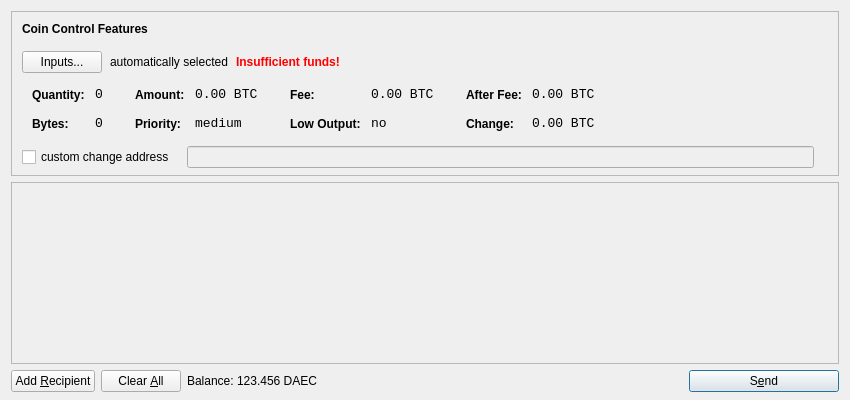
<?xml version="1.0" encoding="UTF-8"?>
<ui version="4.0">
 <class>SendCoinsDialog</class>
 <widget class="QDialog" name="SendCoinsDialog">
  <property name="geometry">
   <rect>
    <x>0</x>
    <y>0</y>
    <width>850</width>
    <height>400</height>
   </rect>
  </property>
  <property name="windowTitle">
   <string>Send Coins</string>
  </property>
  <layout class="QVBoxLayout" name="verticalLayout" stretch="0,1,0">
   <property name="bottomMargin">
    <number>8</number>
   </property>
   <item>
    <widget class="QFrame" name="frameCoinControl">
     <property name="sizePolicy">
      <sizepolicy hsizetype="Expanding" vsizetype="Expanding">
       <horstretch>0</horstretch>
       <verstretch>0</verstretch>
      </sizepolicy>
     </property>
     <property name="maximumSize">
      <size>
       <width>16777215</width>
       <height>16777215</height>
      </size>
     </property>
     <property name="frameShape">
      <enum>QFrame::StyledPanel</enum>
     </property>
     <property name="frameShadow">
      <enum>QFrame::Sunken</enum>
     </property>
     <layout class="QVBoxLayout" name="verticalLayoutCoinControl2">
      <property name="spacing">
       <number>-1</number>
      </property>
      <property name="leftMargin">
       <number>0</number>
      </property>
      <property name="topMargin">
       <number>0</number>
      </property>
      <property name="rightMargin">
       <number>0</number>
      </property>
      <property name="bottomMargin">
       <number>6</number>
      </property>
      <item>
       <layout class="QVBoxLayout" name="verticalLayoutCoinControl" stretch="0,0,0,0,1">
        <property name="spacing">
         <number>0</number>
        </property>
        <property name="leftMargin">
         <number>10</number>
        </property>
        <property name="topMargin">
         <number>10</number>
        </property>
        <item>
         <layout class="QHBoxLayout" name="horizontalLayoutCoinControl1">
          <property name="bottomMargin">
           <number>15</number>
          </property>
          <item>
           <widget class="QLabel" name="labelCoinControlFeatures">
            <property name="sizePolicy">
             <sizepolicy hsizetype="Preferred" vsizetype="Maximum">
              <horstretch>0</horstretch>
              <verstretch>0</verstretch>
             </sizepolicy>
            </property>
            <property name="font">
             <font>
              <weight>75</weight>
              <bold>true</bold>
             </font>
            </property>
            <property name="styleSheet">
             <string notr="true">font-weight:bold;</string>
            </property>
            <property name="text">
             <string>Coin Control Features</string>
            </property>
           </widget>
          </item>
         </layout>
        </item>
        <item>
         <layout class="QHBoxLayout" name="horizontalLayoutCoinControl2" stretch="0,0,0,0">
          <property name="spacing">
           <number>8</number>
          </property>
          <property name="bottomMargin">
           <number>10</number>
          </property>
          <item>
           <widget class="QPushButton" name="pushButtonCoinControl">
            <property name="styleSheet">
             <string notr="true"/>
            </property>
            <property name="text">
             <string>Inputs...</string>
            </property>
           </widget>
          </item>
          <item>
           <widget class="QLabel" name="labelCoinControlAutomaticallySelected">
            <property name="text">
             <string>automatically selected</string>
            </property>
            <property name="margin">
             <number>5</number>
            </property>
           </widget>
          </item>
          <item>
           <widget class="QLabel" name="labelCoinControlInsuffFunds">
            <property name="font">
             <font>
              <weight>75</weight>
              <bold>true</bold>
             </font>
            </property>
            <property name="styleSheet">
             <string notr="true">color:red;font-weight:bold;</string>
            </property>
            <property name="text">
             <string>Insufficient funds!</string>
            </property>
            <property name="margin">
             <number>5</number>
            </property>
           </widget>
          </item>
          <item>
           <spacer name="horizontalSpacerCoinControl">
            <property name="orientation">
             <enum>Qt::Horizontal</enum>
            </property>
            <property name="sizeHint" stdset="0">
             <size>
              <width>40</width>
              <height>1</height>
             </size>
            </property>
           </spacer>
          </item>
         </layout>
        </item>
        <item>
         <widget class="QWidget" name="widgetCoinControl" native="true">
          <property name="sizePolicy">
           <sizepolicy hsizetype="Preferred" vsizetype="Preferred">
            <horstretch>0</horstretch>
            <verstretch>0</verstretch>
           </sizepolicy>
          </property>
          <property name="minimumSize">
           <size>
            <width>0</width>
            <height>0</height>
           </size>
          </property>
          <property name="styleSheet">
           <string notr="true"/>
          </property>
          <layout class="QHBoxLayout" name="horizontalLayoutCoinControl5">
           <property name="margin">
            <number>0</number>
           </property>
           <item>
            <layout class="QHBoxLayout" name="horizontalLayoutCoinControl3" stretch="0,0,0,1">
             <property name="spacing">
              <number>20</number>
             </property>
             <property name="topMargin">
              <number>0</number>
             </property>
             <property name="bottomMargin">
              <number>10</number>
             </property>
             <item>
              <layout class="QFormLayout" name="formLayoutCoinControl1">
               <property name="horizontalSpacing">
                <number>10</number>
               </property>
               <property name="verticalSpacing">
                <number>14</number>
               </property>
               <property name="leftMargin">
                <number>10</number>
               </property>
               <property name="topMargin">
                <number>4</number>
               </property>
               <property name="rightMargin">
                <number>6</number>
               </property>
               <item row="0" column="0">
                <widget class="QLabel" name="labelCoinControlQuantityText">
                 <property name="styleSheet">
                  <string notr="true">font-weight:bold;</string>
                 </property>
                 <property name="text">
                  <string>Quantity:</string>
                 </property>
                 <property name="margin">
                  <number>0</number>
                 </property>
                </widget>
               </item>
               <item row="0" column="1">
                <widget class="QLabel" name="labelCoinControlQuantity">
                 <property name="font">
                  <font>
                   <family>Monospace</family>
                   <pointsize>10</pointsize>
                  </font>
                 </property>
                 <property name="cursor">
                  <cursorShape>IBeamCursor</cursorShape>
                 </property>
                 <property name="contextMenuPolicy">
                  <enum>Qt::ActionsContextMenu</enum>
                 </property>
                 <property name="text">
                  <string notr="true">0</string>
                 </property>
                 <property name="margin">
                  <number>0</number>
                 </property>
                 <property name="textInteractionFlags">
                  <set>Qt::LinksAccessibleByMouse|Qt::TextSelectableByKeyboard|Qt::TextSelectableByMouse</set>
                 </property>
                </widget>
               </item>
               <item row="1" column="0">
                <widget class="QLabel" name="labelCoinControlBytesText">
                 <property name="styleSheet">
                  <string notr="true">font-weight:bold;</string>
                 </property>
                 <property name="text">
                  <string>Bytes:</string>
                 </property>
                </widget>
               </item>
               <item row="1" column="1">
                <widget class="QLabel" name="labelCoinControlBytes">
                 <property name="font">
                  <font>
                   <family>Monospace</family>
                   <pointsize>10</pointsize>
                  </font>
                 </property>
                 <property name="cursor">
                  <cursorShape>IBeamCursor</cursorShape>
                 </property>
                 <property name="contextMenuPolicy">
                  <enum>Qt::ActionsContextMenu</enum>
                 </property>
                 <property name="text">
                  <string notr="true">0</string>
                 </property>
                 <property name="textInteractionFlags">
                  <set>Qt::LinksAccessibleByMouse|Qt::TextSelectableByKeyboard|Qt::TextSelectableByMouse</set>
                 </property>
                </widget>
               </item>
              </layout>
             </item>
             <item>
              <layout class="QFormLayout" name="formLayoutCoinControl2">
               <property name="horizontalSpacing">
                <number>10</number>
               </property>
               <property name="verticalSpacing">
                <number>14</number>
               </property>
               <property name="leftMargin">
                <number>6</number>
               </property>
               <property name="topMargin">
                <number>4</number>
               </property>
               <property name="rightMargin">
                <number>6</number>
               </property>
               <item row="0" column="0">
                <widget class="QLabel" name="labelCoinControlAmountText">
                 <property name="styleSheet">
                  <string notr="true">font-weight:bold;</string>
                 </property>
                 <property name="text">
                  <string>Amount:</string>
                 </property>
                 <property name="margin">
                  <number>0</number>
                 </property>
                </widget>
               </item>
               <item row="0" column="1">
                <widget class="QLabel" name="labelCoinControlAmount">
                 <property name="font">
                  <font>
                   <family>Monospace</family>
                   <pointsize>10</pointsize>
                  </font>
                 </property>
                 <property name="cursor">
                  <cursorShape>IBeamCursor</cursorShape>
                 </property>
                 <property name="contextMenuPolicy">
                  <enum>Qt::ActionsContextMenu</enum>
                 </property>
                 <property name="text">
                  <string notr="true">0.00 BTC</string>
                 </property>
                 <property name="textInteractionFlags">
                  <set>Qt::LinksAccessibleByMouse|Qt::TextSelectableByKeyboard|Qt::TextSelectableByMouse</set>
                 </property>
                </widget>
               </item>
               <item row="1" column="0">
                <widget class="QLabel" name="labelCoinControlPriorityText">
                 <property name="styleSheet">
                  <string notr="true">font-weight:bold;</string>
                 </property>
                 <property name="text">
                  <string>Priority:</string>
                 </property>
                </widget>
               </item>
               <item row="1" column="1">
                <widget class="QLabel" name="labelCoinControlPriority">
                 <property name="font">
                  <font>
                   <family>Monospace</family>
                   <pointsize>10</pointsize>
                  </font>
                 </property>
                 <property name="cursor">
                  <cursorShape>IBeamCursor</cursorShape>
                 </property>
                 <property name="contextMenuPolicy">
                  <enum>Qt::ActionsContextMenu</enum>
                 </property>
                 <property name="text">
                  <string>medium</string>
                 </property>
                 <property name="textInteractionFlags">
                  <set>Qt::LinksAccessibleByMouse|Qt::TextSelectableByKeyboard|Qt::TextSelectableByMouse</set>
                 </property>
                </widget>
               </item>
              </layout>
             </item>
             <item>
              <layout class="QFormLayout" name="formLayoutCoinControl3">
               <property name="horizontalSpacing">
                <number>10</number>
               </property>
               <property name="verticalSpacing">
                <number>14</number>
               </property>
               <property name="leftMargin">
                <number>6</number>
               </property>
               <property name="topMargin">
                <number>4</number>
               </property>
               <property name="rightMargin">
                <number>6</number>
               </property>
               <item row="0" column="0">
                <widget class="QLabel" name="labelCoinControlFeeText">
                 <property name="styleSheet">
                  <string notr="true">font-weight:bold;</string>
                 </property>
                 <property name="text">
                  <string>Fee:</string>
                 </property>
                 <property name="margin">
                  <number>0</number>
                 </property>
                </widget>
               </item>
               <item row="0" column="1">
                <widget class="QLabel" name="labelCoinControlFee">
                 <property name="font">
                  <font>
                   <family>Monospace</family>
                   <pointsize>10</pointsize>
                  </font>
                 </property>
                 <property name="cursor">
                  <cursorShape>IBeamCursor</cursorShape>
                 </property>
                 <property name="contextMenuPolicy">
                  <enum>Qt::ActionsContextMenu</enum>
                 </property>
                 <property name="text">
                  <string notr="true">0.00 BTC</string>
                 </property>
                 <property name="textInteractionFlags">
                  <set>Qt::LinksAccessibleByMouse|Qt::TextSelectableByKeyboard|Qt::TextSelectableByMouse</set>
                 </property>
                </widget>
               </item>
               <item row="1" column="0">
                <widget class="QLabel" name="labelCoinControlLowOutputText">
                 <property name="styleSheet">
                  <string notr="true">font-weight:bold;</string>
                 </property>
                 <property name="text">
                  <string>Low Output:</string>
                 </property>
                </widget>
               </item>
               <item row="1" column="1">
                <widget class="QLabel" name="labelCoinControlLowOutput">
                 <property name="font">
                  <font>
                   <family>Monospace</family>
                   <pointsize>10</pointsize>
                  </font>
                 </property>
                 <property name="cursor">
                  <cursorShape>IBeamCursor</cursorShape>
                 </property>
                 <property name="contextMenuPolicy">
                  <enum>Qt::ActionsContextMenu</enum>
                 </property>
                 <property name="text">
                  <string>no</string>
                 </property>
                 <property name="textInteractionFlags">
                  <set>Qt::LinksAccessibleByMouse|Qt::TextSelectableByKeyboard|Qt::TextSelectableByMouse</set>
                 </property>
                </widget>
               </item>
              </layout>
             </item>
             <item>
              <layout class="QFormLayout" name="formLayoutCoinControl4">
               <property name="horizontalSpacing">
                <number>10</number>
               </property>
               <property name="verticalSpacing">
                <number>14</number>
               </property>
               <property name="leftMargin">
                <number>6</number>
               </property>
               <property name="topMargin">
                <number>4</number>
               </property>
               <property name="rightMargin">
                <number>6</number>
               </property>
               <item row="0" column="0">
                <widget class="QLabel" name="labelCoinControlAfterFeeText">
                 <property name="styleSheet">
                  <string notr="true">font-weight:bold;</string>
                 </property>
                 <property name="text">
                  <string>After Fee:</string>
                 </property>
                 <property name="margin">
                  <number>0</number>
                 </property>
                </widget>
               </item>
               <item row="0" column="1">
                <widget class="QLabel" name="labelCoinControlAfterFee">
                 <property name="font">
                  <font>
                   <family>Monospace</family>
                   <pointsize>10</pointsize>
                  </font>
                 </property>
                 <property name="cursor">
                  <cursorShape>IBeamCursor</cursorShape>
                 </property>
                 <property name="contextMenuPolicy">
                  <enum>Qt::ActionsContextMenu</enum>
                 </property>
                 <property name="text">
                  <string notr="true">0.00 BTC</string>
                 </property>
                 <property name="textInteractionFlags">
                  <set>Qt::LinksAccessibleByMouse|Qt::TextSelectableByKeyboard|Qt::TextSelectableByMouse</set>
                 </property>
                </widget>
               </item>
               <item row="1" column="0">
                <widget class="QLabel" name="labelCoinControlChangeText">
                 <property name="styleSheet">
                  <string notr="true">font-weight:bold;</string>
                 </property>
                 <property name="text">
                  <string>Change:</string>
                 </property>
                </widget>
               </item>
               <item row="1" column="1">
                <widget class="QLabel" name="labelCoinControlChange">
                 <property name="font">
                  <font>
                   <family>Monospace</family>
                   <pointsize>10</pointsize>
                  </font>
                 </property>
                 <property name="cursor">
                  <cursorShape>IBeamCursor</cursorShape>
                 </property>
                 <property name="contextMenuPolicy">
                  <enum>Qt::ActionsContextMenu</enum>
                 </property>
                 <property name="text">
                  <string notr="true">0.00 BTC</string>
                 </property>
                 <property name="textInteractionFlags">
                  <set>Qt::LinksAccessibleByMouse|Qt::TextSelectableByKeyboard|Qt::TextSelectableByMouse</set>
                 </property>
                </widget>
               </item>
              </layout>
             </item>
            </layout>
           </item>
          </layout>
         </widget>
        </item>
        <item>
         <layout class="QHBoxLayout" name="horizontalLayoutCoinControl4" stretch="0,0,0">
          <property name="spacing">
           <number>12</number>
          </property>
          <property name="sizeConstraint">
           <enum>QLayout::SetDefaultConstraint</enum>
          </property>
          <property name="topMargin">
           <number>5</number>
          </property>
          <property name="rightMargin">
           <number>5</number>
          </property>
          <item>
           <widget class="QCheckBox" name="checkBoxCoinControlChange">
            <property name="text">
             <string>custom change address</string>
            </property>
           </widget>
          </item>
          <item>
           <widget class="QLineEdit" name="lineEditCoinControlChange">
            <property name="enabled">
             <bool>false</bool>
            </property>
            <property name="sizePolicy">
             <sizepolicy hsizetype="Expanding" vsizetype="Fixed">
              <horstretch>0</horstretch>
              <verstretch>0</verstretch>
             </sizepolicy>
            </property>
           </widget>
          </item>
          <item>
           <widget class="QLabel" name="labelCoinControlChangeLabel">
            <property name="sizePolicy">
             <sizepolicy hsizetype="Preferred" vsizetype="Expanding">
              <horstretch>0</horstretch>
              <verstretch>0</verstretch>
             </sizepolicy>
            </property>
            <property name="minimumSize">
             <size>
              <width>0</width>
              <height>0</height>
             </size>
            </property>
            <property name="text">
             <string/>
            </property>
            <property name="margin">
             <number>3</number>
            </property>
           </widget>
          </item>
         </layout>
        </item>
        <item>
         <spacer name="verticalSpacerCoinControl">
          <property name="orientation">
           <enum>Qt::Vertical</enum>
          </property>
          <property name="sizeHint" stdset="0">
           <size>
            <width>800</width>
            <height>1</height>
           </size>
          </property>
         </spacer>
        </item>
       </layout>
      </item>
     </layout>
    </widget>
   </item>
   <item>
    <widget class="QScrollArea" name="scrollArea">
     <property name="widgetResizable">
      <bool>true</bool>
     </property>
     <widget class="QWidget" name="scrollAreaWidgetContents">
      <property name="geometry">
       <rect>
        <x>0</x>
        <y>0</y>
        <width>830</width>
        <height>165</height>
       </rect>
      </property>
      <layout class="QVBoxLayout" name="verticalLayout_2">
       <property name="margin">
        <number>0</number>
       </property>
       <item>
        <layout class="QVBoxLayout" name="entries">
         <property name="spacing">
          <number>6</number>
         </property>
        </layout>
       </item>
       <item>
        <spacer name="verticalSpacer">
         <property name="orientation">
          <enum>Qt::Vertical</enum>
         </property>
         <property name="sizeHint" stdset="0">
          <size>
           <width>20</width>
           <height>40</height>
          </size>
         </property>
        </spacer>
       </item>
      </layout>
     </widget>
    </widget>
   </item>
   <item>
    <layout class="QHBoxLayout" name="horizontalLayout">
     <item>
      <widget class="QPushButton" name="addButton">
       <property name="toolTip">
        <string>Send to multiple recipients at once</string>
       </property>
       <property name="text">
        <string>Add &amp;Recipient</string>
       </property>
       <property name="icon">
        <iconset resource="../bitcoin.qrc">
         <normaloff>:/icons/add</normaloff>:/icons/add</iconset>
       </property>
       <property name="autoDefault">
        <bool>false</bool>
       </property>
      </widget>
     </item>
     <item>
      <widget class="QPushButton" name="clearButton">
       <property name="sizePolicy">
        <sizepolicy hsizetype="Minimum" vsizetype="Fixed">
         <horstretch>0</horstretch>
         <verstretch>0</verstretch>
        </sizepolicy>
       </property>
       <property name="toolTip">
        <string>Remove all transaction fields</string>
       </property>
       <property name="text">
        <string>Clear &amp;All</string>
       </property>
       <property name="icon">
        <iconset resource="../bitcoin.qrc">
         <normaloff>:/icons/remove</normaloff>:/icons/remove</iconset>
       </property>
       <property name="autoRepeatDelay">
        <number>300</number>
       </property>
       <property name="autoDefault">
        <bool>false</bool>
       </property>
      </widget>
     </item>
     <item>
      <layout class="QHBoxLayout" name="horizontalLayout_2">
       <property name="spacing">
        <number>3</number>
       </property>
       <item>
        <widget class="QLabel" name="label">
         <property name="text">
          <string>Balance:</string>
         </property>
        </widget>
       </item>
       <item>
        <widget class="QLabel" name="labelBalance">
         <property name="cursor">
          <cursorShape>IBeamCursor</cursorShape>
         </property>
         <property name="text">
          <string>123.456 DAEC</string>
         </property>
         <property name="textInteractionFlags">
          <set>Qt::LinksAccessibleByMouse|Qt::TextSelectableByKeyboard|Qt::TextSelectableByMouse</set>
         </property>
        </widget>
       </item>
      </layout>
     </item>
     <item>
      <spacer name="horizontalSpacer">
       <property name="orientation">
        <enum>Qt::Horizontal</enum>
       </property>
       <property name="sizeHint" stdset="0">
        <size>
         <width>40</width>
         <height>20</height>
        </size>
       </property>
      </spacer>
     </item>
     <item>
      <widget class="QPushButton" name="sendButton">
       <property name="minimumSize">
        <size>
         <width>150</width>
         <height>0</height>
        </size>
       </property>
       <property name="toolTip">
        <string>Confirm the send action</string>
       </property>
       <property name="text">
        <string>S&amp;end</string>
       </property>
       <property name="icon">
        <iconset resource="../bitcoin.qrc">
         <normaloff>:/icons/send</normaloff>:/icons/send</iconset>
       </property>
       <property name="default">
        <bool>true</bool>
       </property>
      </widget>
     </item>
    </layout>
   </item>
  </layout>
 </widget>
 <resources>
  <include location="../bitcoin.qrc"/>
 </resources>
 <connections/>
</ui>
